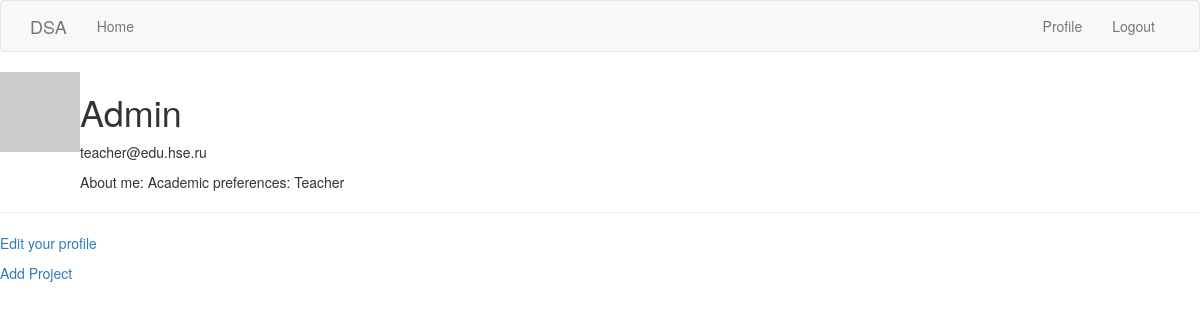
/user/Admin (signed in), run on the app's committed database.
### app/models.py (models this page shows, shortened)
class User(UserMixin, db.Model):
    id = db.Column(db.Integer, primary_key=True)
    username = db.Column(db.String(64), index=True, unique=True)
    email = db.Column(db.String(120), index=True, unique=True)
    password_hash = db.Column(db.String(128))
    following = db.relationship('Project', secondary = user_project, backref='followers')
    about_me = db.Column(db.String(140))
    last_seen = db.Column(db.DateTime, default=datetime.utcnow)
    preferences = db.Column(db.String(500))
    usertype = db.Column(db.String(120))
    def avatar(self, size):
        digest = md5(self.email.lower().encode('utf-8')).hexdigest()
        return 'https://www.gravatar.com/avatar/{}?d=mp&s={}'.format(
            digest, size)

### app/routes.py (the view)
@app.route('/user/<username>')
@login_required
def user(username):
    user = User.query.filter_by(username=username).first_or_404()
    return render_template('user.html', user=user)

### app/models.py (called while the page is built)
@login.user_loader
def load_user(id):
    return User.query.get(int(id))

### app/routes.py (called while the page is built)
@app.before_request
def before_request():
    if current_user.is_authenticated:
        current_user.last_seen = datetime.utcnow()
        db.session.commit()

### app/templates/user.html (shortened to what this page needs)
{% extends "base.html" %}
{% block content %}
    <table>
        <tr valign="top">
            <td><img src="{{ user.avatar(128) }}"></td>
            <td>
                <h1>{{ user.username }}</h1>
                {% if user.email %}<p>{{ user.email }}</p>{% endif %}
                About me:
                Academic preferences:
                {{user.usertype}}
            </td>
        </tr>
    </table>
    <hr>
{% if user == current_user %}
<p><a href="{{ url_for('edit_profile') }}">Edit your profile</a></p>
{% endif %}
{% if user == current_user and current_user.usertype == "Teacher"%}
<p><a href="{{ url_for('add_project') }}">Add Project</a></p>
{% endif %}
{% endblock %}

### data on the page
User: username "Admin", email "teacher@edu.hse.ru", usertype "Teacher"
